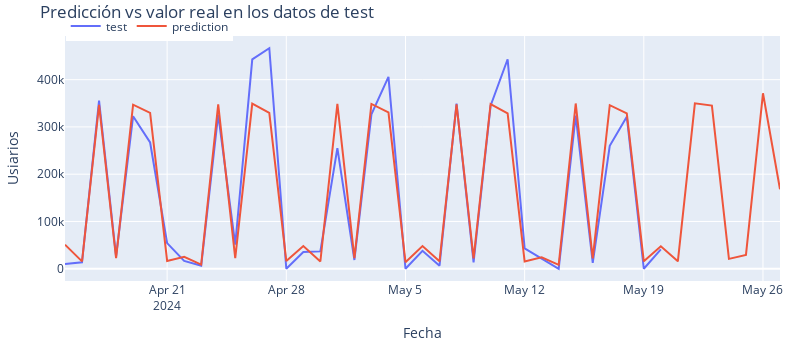

The notebook cell this image was saved under:
### Code cell
fig = go.Figure()
cajero = "Cajero_26"
test_cajero = test_dfB[cajero].copy()
test_cajero = pd.DataFrame(test_cajero)
pre_cajero = predictions_ms[cajero].copy()
pre_cajero = pd.DataFrame(pre_cajero)
trace1 = go.Scatter(x=test_cajero[:-7].index, y=test_cajero[cajero][:-7], name="test", mode="lines")
trace2 = go.Scatter(x=pre_cajero.index, y=pre_cajero[cajero], name="prediction", mode="lines")
fig.add_trace(trace1)
fig.add_trace(trace2)
fig.update_layout(
    title="Predicción vs valor real en los datos de test",
    xaxis_title="Fecha",
    yaxis_title="Usiarios",
    width=800,
    height=350,
    margin=dict(l=20, r=20, t=35, b=20),
    legend=dict(
        orientation="h",
        yanchor="top",
        y=1.1,
        xanchor="left",
        x=0.001
    )
)
